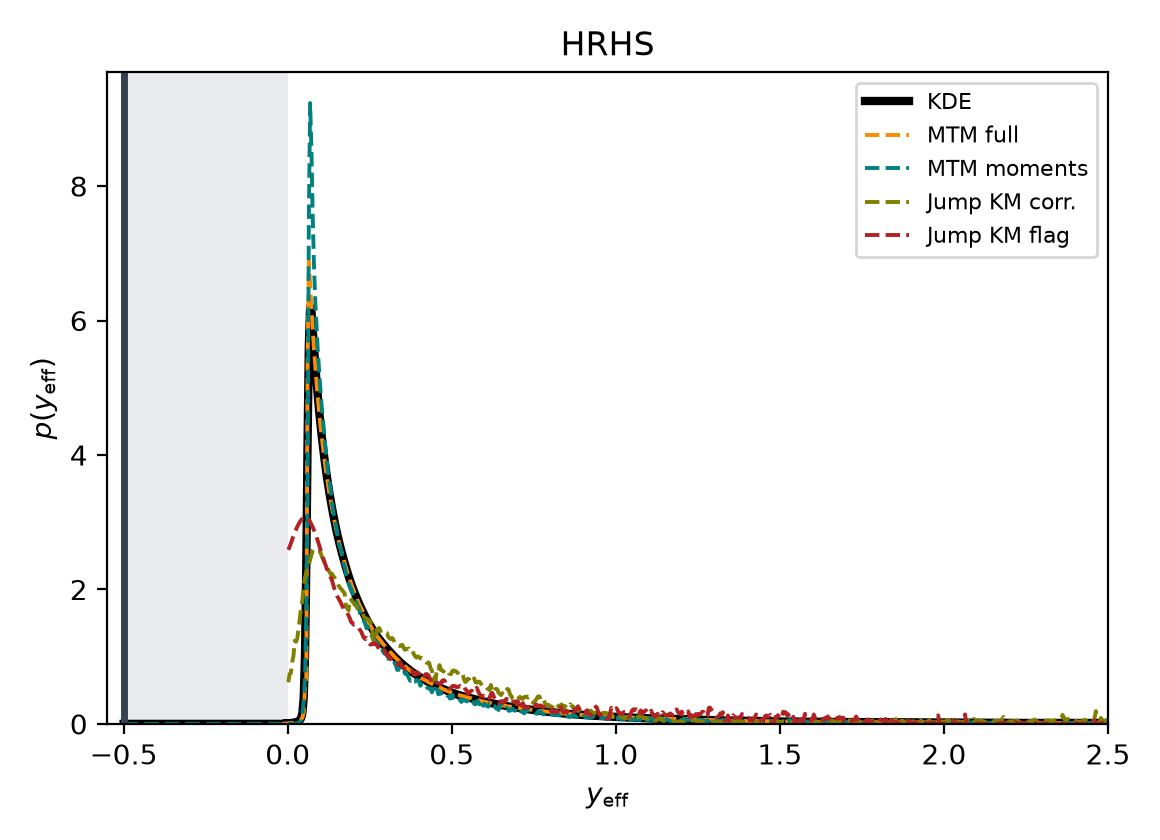

The Python source for this figure:
"""Figure 4(e): HRHS passive stationary distribution -- measured KDE vs the MTM and jump-KM reconstructions.

Renders a simple version of this panel from figure_4_e.csv alone (no processing).
Run: python3 figure_4_e.py
"""
from pathlib import Path
import pandas as pd
import matplotlib
matplotlib.use("Agg")
import matplotlib.pyplot as plt

HERE = Path(__file__).resolve().parent
STEM = "figure_4_e"
df = pd.read_csv(HERE / f"{STEM}.csv")

STYLE = {"KDE": ("black", "-", 3.0), "MTM full": ("darkorange", "--", 1.4),
         "MTM moments": ("teal", "--", 1.4), "Jump KM corr.": ("olive", "--", 1.4),
         "Jump KM flag": ("firebrick", "--", 1.4)}

fig, ax = plt.subplots(figsize=(5.8, 4.2))
for series, (color, ls, lw) in STYLE.items():
    g = df[df.series == series]
    ax.plot(g.x, g.y, color=color, linestyle=ls, lw=lw, label=series)
ax.axvline(-0.5, color="#374151", lw=2.5)
ax.axvspan(-0.5, 0.0, color="#9CA3AF", alpha=0.22, lw=0)
ax.set_xlim(-0.55, 2.5)
ax.set_ylim(bottom=0)
ax.set_xlabel(r"$y_{\mathrm{eff}}$")
ax.set_ylabel(r"$p(y_{\mathrm{eff}})$")
ax.set_title("HRHS")
ax.legend(fontsize=8)

fig.tight_layout()
fig.savefig(HERE / f"{STEM}.png", dpi=200)
print(f"saved {STEM}.png")
